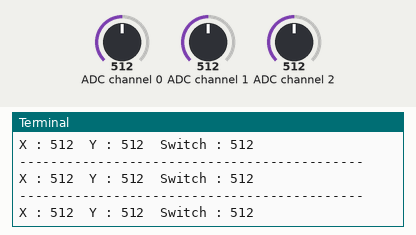
Simulated run of this program. Board: Raspberry Pi (BCM pin numbers). Shown: the last lines printed to the terminal. Inputs (shaded band) come from the test bench; at power-on: ADC channel 0 = 512, ADC channel 1 = 512, ADC channel 2 = 512 (analog values on the 0–1023 scale).

Above: at 1.2 s.
1.3 s: ADC channel 0 set to 716
At 1.9 s:
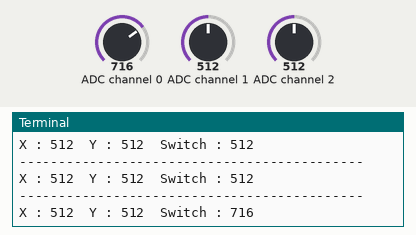
2.8 s: ADC channel 1 set to 716
At 3.4 s:
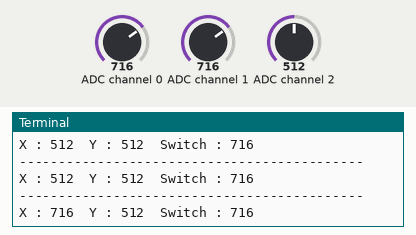
4.3 s: ADC channel 2 set to 716
At 4.9 s:
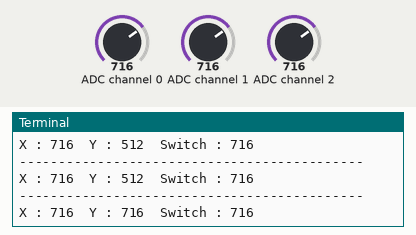
5.8 s: ADC channel 0 set to 900
At 6.4 s:
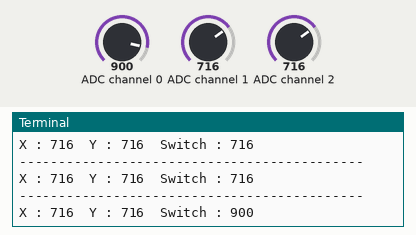
7.3 s: ADC channel 1 set to 900
At 7.9 s:
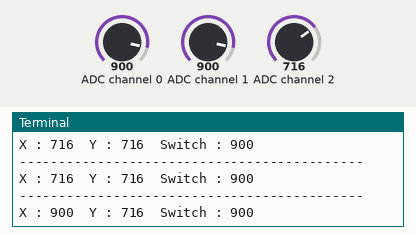
8.8 s: ADC channel 2 set to 900
At 9.4 s:
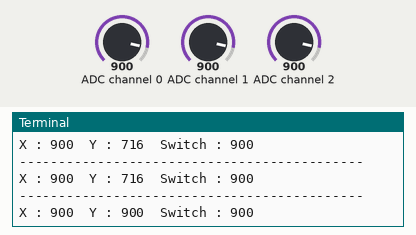
Timing chart, 0 to 11.3 s (numbered marks = the images above; inputs shaded):
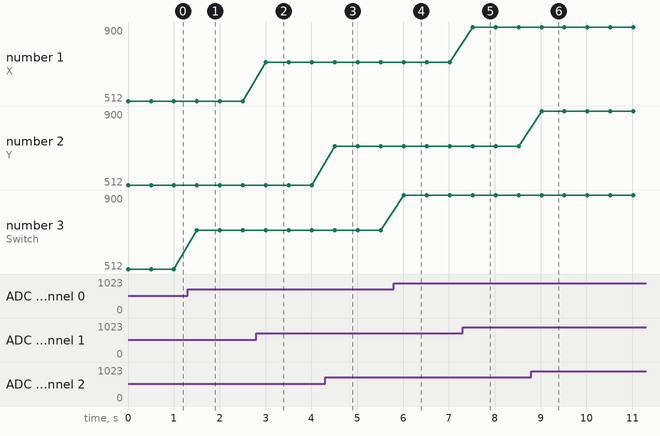

The program:

Joystick-test.py
```python
#!/usr/bin/python
#--------------------------------------
# This script reads data from a
# MCP3008 ADC device using the SPI bus.
#
# Analogue joystick version!
#
# Author : Matt Hawkins
# Date   : 17/04/2014
#
# http://www.raspberrypi-spy.co.uk/
#
#--------------------------------------

import spidev
import time
import os

# Open SPI bus
spi = spidev.SpiDev()
spi.open(0,0)

# Function to read SPI data from MCP3008 chip
# Channel must be an integer 0-7
def ReadChannel(channel):
  adc = spi.xfer2([1,(8+channel)<<4,0])
  data = ((adc[1]&3) << 8) + adc[2]
  return data

# Define sensor channels
# (channels 3 to 7 unused)
swt_channel = 0
vrx_channel = 1
vry_channel = 2

# Define delay between readings (s)
delay = 0.5

while True:

  # Read the joystick position data
  vrx_pos = ReadChannel(vrx_channel)
  vry_pos = ReadChannel(vry_channel)

  # Read switch state
  swt_val = ReadChannel(swt_channel)

  # Print out results
  print ("--------------------------------------------")
  print("X : {}  Y : {}  Switch : {}".format(vrx_pos,vry_pos,swt_val))

  # Wait before repeating loop
  time.sleep(delay)
```

Measured:
- after the input at 1.3 s, the terminal: prints a new line after 0.20 s (image 1)
- after the input at 2.8 s, the terminal: prints a new line after 0.21 s (image 2)
- after the input at 4.3 s, the terminal: prints a new line after 0.21 s (image 3)
- after the input at 5.8 s, the terminal: prints a new line after 0.21 s (image 4)
- after the input at 7.3 s, the terminal: prints a new line after 0.22 s (image 5)
- after the input at 8.8 s, the terminal: prints a new line after 0.22 s (image 6)
- plotted number 3: 512 → 716 after the input at 1.3 s, 716 → 900 after the input at 5.8 s
